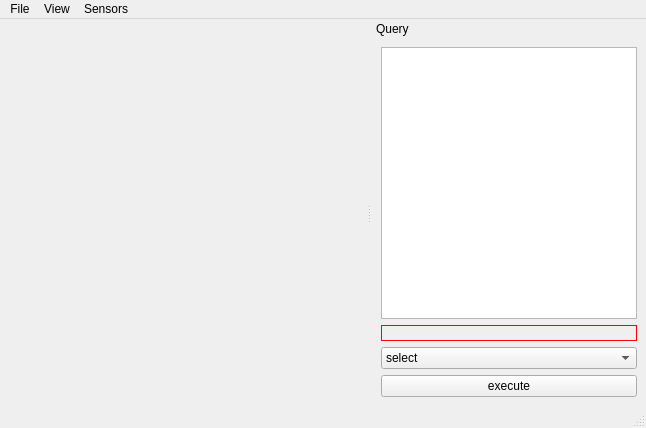
<?xml version="1.0" encoding="UTF-8"?>
<ui version="4.0">
 <class>MainLayout</class>
 <widget class="QMainWindow" name="MainLayout">
  <property name="geometry">
   <rect>
    <x>0</x>
    <y>0</y>
    <width>646</width>
    <height>428</height>
   </rect>
  </property>
  <property name="sizePolicy">
   <sizepolicy hsizetype="Expanding" vsizetype="Expanding">
    <horstretch>0</horstretch>
    <verstretch>0</verstretch>
   </sizepolicy>
  </property>
  <property name="windowTitle">
   <string>3DONT</string>
  </property>
  <widget class="QWidget" name="centralwidget">
   <property name="cursor">
    <cursorShape>SizeVerCursor</cursorShape>
   </property>
   <property name="autoFillBackground">
    <bool>false</bool>
   </property>
  </widget>
  <widget class="QMenuBar" name="menubar">
   <property name="geometry">
    <rect>
     <x>0</x>
     <y>0</y>
     <width>646</width>
     <height>33</height>
    </rect>
   </property>
   <property name="defaultUp">
    <bool>false</bool>
   </property>
   <property name="nativeMenuBar">
    <bool>true</bool>
   </property>
   <widget class="QMenu" name="menuFile">
    <property name="title">
     <string>File</string>
    </property>
    <addaction name="actionCreate_project"/>
   </widget>
   <widget class="QMenu" name="menuView">
    <property name="title">
     <string>View</string>
    </property>
    <addaction name="actionLegend"/>
    <addaction name="actionRotate_camera_around"/>
   </widget>
   <widget class="QMenu" name="menuSensors">
    <property name="title">
     <string>Sensors</string>
    </property>
    <addaction name="actionConfigure_AWS_Connection"/>
    <addaction name="actionSet_Arguments_PROVISIONAL"/>
    <addaction name="actionAdd_Sensor"/>
    <addaction name="actionUpdate_Sensors_and_Reason"/>
   </widget>
   <addaction name="menuFile"/>
   <addaction name="menuView"/>
   <addaction name="menuSensors"/>
  </widget>
  <widget class="QStatusBar" name="statusbar"/>
  <widget class="QDockWidget" name="dockWidget">
   <property name="floating">
    <bool>false</bool>
   </property>
   <property name="features">
    <set>QDockWidget::DockWidgetFeature::DockWidgetMovable</set>
   </property>
   <property name="allowedAreas">
    <set>Qt::DockWidgetArea::LeftDockWidgetArea|Qt::DockWidgetArea::RightDockWidgetArea</set>
   </property>
   <property name="windowTitle">
    <string>Query</string>
   </property>
   <attribute name="dockWidgetArea">
    <number>2</number>
   </attribute>
   <widget class="QWidget" name="dockWidgetContents">
    <property name="sizePolicy">
     <sizepolicy hsizetype="Expanding" vsizetype="Preferred">
      <horstretch>1</horstretch>
      <verstretch>0</verstretch>
     </sizepolicy>
    </property>
    <property name="minimumSize">
     <size>
      <width>0</width>
      <height>0</height>
     </size>
    </property>
    <property name="styleSheet">
     <string notr="true"/>
    </property>
    <layout class="QVBoxLayout" name="verticalLayout">
     <item>
      <widget class="QTextEdit" name="queryTextBox"/>
     </item>
     <item>
      <widget class="QLabel" name="errorLabel">
       <property name="enabled">
        <bool>true</bool>
       </property>
       <property name="styleSheet">
        <string notr="true">border: 1px solid red;</string>
       </property>
       <property name="text">
        <string/>
       </property>
       <property name="wordWrap">
        <bool>true</bool>
       </property>
       <property name="textInteractionFlags">
        <set>Qt::TextInteractionFlag::NoTextInteraction</set>
       </property>
      </widget>
     </item>
     <item>
      <widget class="QComboBox" name="queryType">
       <item>
        <property name="text">
         <string>select</string>
        </property>
       </item>
       <item>
        <property name="text">
         <string>scalar</string>
        </property>
       </item>
       <item>
        <property name="text">
         <string>natural language</string>
        </property>
       </item>
       <item>
        <property name="text">
         <string>tabular</string>
        </property>
       </item>
      </widget>
     </item>
     <item>
      <widget class="QPushButton" name="executeQueryButton">
       <property name="text">
        <string>execute</string>
       </property>
      </widget>
     </item>
    </layout>
   </widget>
  </widget>
  <action name="actionLegend">
   <property name="checkable">
    <bool>true</bool>
   </property>
   <property name="checked">
    <bool>true</bool>
   </property>
   <property name="text">
    <string>Legend</string>
   </property>
  </action>
  <action name="actionConfigure_AWS_Connection">
   <property name="text">
    <string>Configure AWS Connection</string>
   </property>
  </action>
  <action name="actionSet_Arguments_PROVISIONAL">
   <property name="text">
    <string>Set Arguments - PROVISIONAL</string>
   </property>
  </action>
  <action name="actionAdd_Sensor">
   <property name="text">
    <string>Add Sensor</string>
   </property>
  </action>
  <action name="actionUpdate_Sensors_and_Reason">
   <property name="text">
    <string>Update Sensors and Reason</string>
    </property>
  </action>
  <action name="actionOpen_project">
   <property name="text">
    <string>Open project</string>
   </property>
  </action>
  <action name="actionCreate_project">
   <property name="text">
    <string>Create project</string>
   </property>
  </action>
  <action name="actionRotate_camera_around">
   <property name="text">
    <string>Rotate camera around</string>
   </property>
  </action>
 </widget>
 <resources/>
 <connections/>
</ui>
